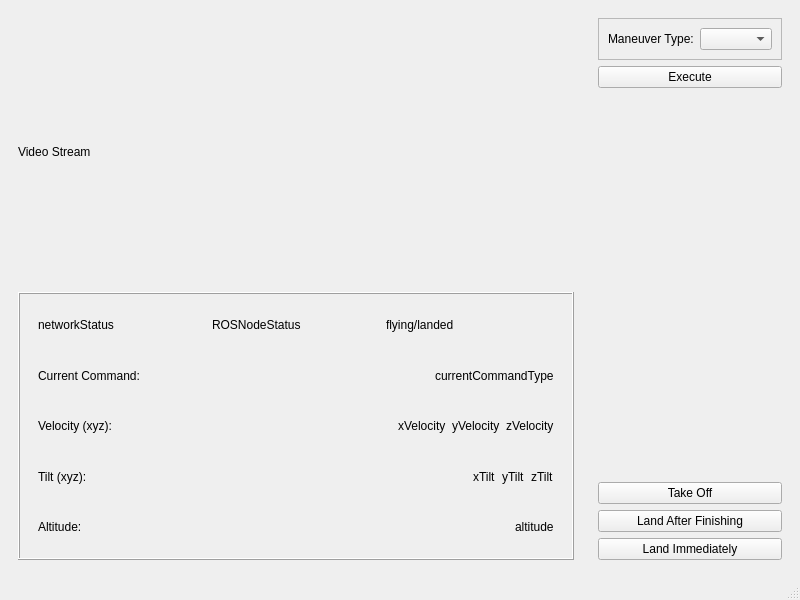
<?xml version="1.0" encoding="UTF-8"?>
<ui version="4.0">
 <class>ardroneCommandGuiTemplate</class>
 <widget class="QMainWindow" name="ardroneCommandGuiTemplate">
  <property name="geometry">
   <rect>
    <x>0</x>
    <y>0</y>
    <width>800</width>
    <height>600</height>
   </rect>
  </property>
  <property name="windowTitle">
   <string>AR Drone Command GUI</string>
  </property>
  <widget class="QWidget" name="centralwidget">
   <layout class="QHBoxLayout" name="horizontalLayout">
    <item>
     <widget class="QFrame" name="leftFrame">
      <property name="sizePolicy">
       <sizepolicy hsizetype="Preferred" vsizetype="Preferred">
        <horstretch>1</horstretch>
        <verstretch>0</verstretch>
       </sizepolicy>
      </property>
      <property name="frameShape">
       <enum>QFrame::NoFrame</enum>
      </property>
      <property name="frameShadow">
       <enum>QFrame::Raised</enum>
      </property>
      <layout class="QVBoxLayout" name="verticalLayout">
       <item>
        <widget class="QLabel" name="videoStreamLabel">
         <property name="text">
          <string>Video Stream</string>
         </property>
        </widget>
       </item>
       <item>
        <widget class="QFrame" name="statusFrame">
         <property name="frameShape">
          <enum>QFrame::Box</enum>
         </property>
         <property name="frameShadow">
          <enum>QFrame::Raised</enum>
         </property>
         <layout class="QVBoxLayout" name="verticalLayout_2">
          <item>
           <widget class="QFrame" name="flyingLandedNodeStatusFrame">
            <property name="frameShape">
             <enum>QFrame::NoFrame</enum>
            </property>
            <property name="frameShadow">
             <enum>QFrame::Plain</enum>
            </property>
            <layout class="QHBoxLayout" name="horizontalLayout_2">
             <item>
              <widget class="QLabel" name="networkConnectionStatus">
               <property name="text">
                <string>networkStatus</string>
               </property>
              </widget>
             </item>
             <item>
              <widget class="QLabel" name="ROSNodesStatusLabel">
               <property name="text">
                <string>ROSNodeStatus</string>
               </property>
              </widget>
             </item>
             <item>
              <widget class="QLabel" name="flyingLandedLabel">
               <property name="text">
                <string>flying/landed</string>
               </property>
              </widget>
             </item>
            </layout>
           </widget>
          </item>
          <item>
           <widget class="QFrame" name="frame">
            <property name="frameShape">
             <enum>QFrame::NoFrame</enum>
            </property>
            <property name="frameShadow">
             <enum>QFrame::Raised</enum>
            </property>
            <layout class="QHBoxLayout" name="horizontalLayout_6">
             <item>
              <widget class="QLabel" name="currentCommandLabelStatic">
               <property name="text">
                <string>Current Command:</string>
               </property>
              </widget>
             </item>
             <item>
              <spacer name="horizontalSpacer_4">
               <property name="orientation">
                <enum>Qt::Horizontal</enum>
               </property>
               <property name="sizeHint" stdset="0">
                <size>
                 <width>40</width>
                 <height>20</height>
                </size>
               </property>
              </spacer>
             </item>
             <item>
              <widget class="QLabel" name="currentCommandLabel">
               <property name="text">
                <string>currentCommandType</string>
               </property>
              </widget>
             </item>
            </layout>
           </widget>
          </item>
          <item>
           <widget class="QFrame" name="speedStatusFrame">
            <property name="frameShape">
             <enum>QFrame::NoFrame</enum>
            </property>
            <property name="frameShadow">
             <enum>QFrame::Raised</enum>
            </property>
            <layout class="QHBoxLayout" name="horizontalLayout_3">
             <item>
              <widget class="QLabel" name="velocityLabel">
               <property name="text">
                <string>Velocity (xyz):</string>
               </property>
              </widget>
             </item>
             <item>
              <spacer name="horizontalSpacer">
               <property name="orientation">
                <enum>Qt::Horizontal</enum>
               </property>
               <property name="sizeHint" stdset="0">
                <size>
                 <width>40</width>
                 <height>20</height>
                </size>
               </property>
              </spacer>
             </item>
             <item>
              <widget class="QLabel" name="xVelocityLabel">
               <property name="text">
                <string>xVelocity</string>
               </property>
              </widget>
             </item>
             <item>
              <widget class="QLabel" name="yVelocityLabel">
               <property name="text">
                <string>yVelocity</string>
               </property>
              </widget>
             </item>
             <item>
              <widget class="QLabel" name="zVelocityLabel">
               <property name="text">
                <string>zVelocity</string>
               </property>
              </widget>
             </item>
            </layout>
           </widget>
          </item>
          <item>
           <widget class="QFrame" name="tiltFrame">
            <property name="frameShape">
             <enum>QFrame::NoFrame</enum>
            </property>
            <property name="frameShadow">
             <enum>QFrame::Raised</enum>
            </property>
            <layout class="QHBoxLayout" name="horizontalLayout_5">
             <item>
              <widget class="QLabel" name="tiltXYZLabelStatic">
               <property name="text">
                <string>Tilt (xyz):</string>
               </property>
              </widget>
             </item>
             <item>
              <spacer name="horizontalSpacer_2">
               <property name="orientation">
                <enum>Qt::Horizontal</enum>
               </property>
               <property name="sizeHint" stdset="0">
                <size>
                 <width>40</width>
                 <height>20</height>
                </size>
               </property>
              </spacer>
             </item>
             <item>
              <widget class="QLabel" name="xTiltLabel">
               <property name="text">
                <string>xTilt</string>
               </property>
              </widget>
             </item>
             <item>
              <widget class="QLabel" name="yTiltLabel">
               <property name="text">
                <string>yTilt</string>
               </property>
              </widget>
             </item>
             <item>
              <widget class="QLabel" name="zTiltLabel">
               <property name="text">
                <string>zTilt</string>
               </property>
              </widget>
             </item>
            </layout>
           </widget>
          </item>
          <item>
           <widget class="QFrame" name="altitudeFrame">
            <property name="frameShape">
             <enum>QFrame::NoFrame</enum>
            </property>
            <property name="frameShadow">
             <enum>QFrame::Raised</enum>
            </property>
            <layout class="QHBoxLayout" name="horizontalLayout_4">
             <item>
              <widget class="QLabel" name="altitudeLabelStatic">
               <property name="text">
                <string>Altitude:</string>
               </property>
              </widget>
             </item>
             <item>
              <spacer name="horizontalSpacer_3">
               <property name="orientation">
                <enum>Qt::Horizontal</enum>
               </property>
               <property name="sizeHint" stdset="0">
                <size>
                 <width>40</width>
                 <height>20</height>
                </size>
               </property>
              </spacer>
             </item>
             <item>
              <widget class="QLabel" name="altitudeLabel">
               <property name="text">
                <string>altitude</string>
               </property>
              </widget>
             </item>
            </layout>
           </widget>
          </item>
         </layout>
        </widget>
       </item>
      </layout>
     </widget>
    </item>
    <item>
     <widget class="QFrame" name="rightFrame">
      <property name="sizePolicy">
       <sizepolicy hsizetype="Preferred" vsizetype="Preferred">
        <horstretch>0</horstretch>
        <verstretch>0</verstretch>
       </sizepolicy>
      </property>
      <property name="frameShape">
       <enum>QFrame::NoFrame</enum>
      </property>
      <property name="frameShadow">
       <enum>QFrame::Raised</enum>
      </property>
      <layout class="QVBoxLayout" name="verticalLayout_3">
       <item>
        <widget class="QFrame" name="frame_2">
         <property name="frameShape">
          <enum>QFrame::StyledPanel</enum>
         </property>
         <property name="frameShadow">
          <enum>QFrame::Raised</enum>
         </property>
         <layout class="QHBoxLayout" name="horizontalLayout_7">
          <item>
           <widget class="QLabel" name="label">
            <property name="text">
             <string>Maneuver Type:</string>
            </property>
           </widget>
          </item>
          <item>
           <widget class="QComboBox" name="comboBox"/>
          </item>
         </layout>
        </widget>
       </item>
       <item>
        <widget class="QPushButton" name="executeManeuverPushButton">
         <property name="text">
          <string>Execute</string>
         </property>
        </widget>
       </item>
       <item>
        <spacer name="verticalSpacer">
         <property name="orientation">
          <enum>Qt::Vertical</enum>
         </property>
         <property name="sizeHint" stdset="0">
          <size>
           <width>20</width>
           <height>354</height>
          </size>
         </property>
        </spacer>
       </item>
       <item>
        <widget class="QPushButton" name="takeOffPushButton">
         <property name="text">
          <string>Take Off</string>
         </property>
        </widget>
       </item>
       <item>
        <widget class="QPushButton" name="landAfterFinishingPushButton">
         <property name="text">
          <string>Land After Finishing</string>
         </property>
        </widget>
       </item>
       <item>
        <widget class="QPushButton" name="landImmediatelyPushButton">
         <property name="text">
          <string>Land Immediately</string>
         </property>
        </widget>
       </item>
      </layout>
     </widget>
    </item>
   </layout>
  </widget>
  <widget class="QMenuBar" name="menubar">
   <property name="geometry">
    <rect>
     <x>0</x>
     <y>0</y>
     <width>800</width>
     <height>20</height>
    </rect>
   </property>
  </widget>
  <widget class="QStatusBar" name="statusbar"/>
 </widget>
 <resources/>
 <connections/>
</ui>
